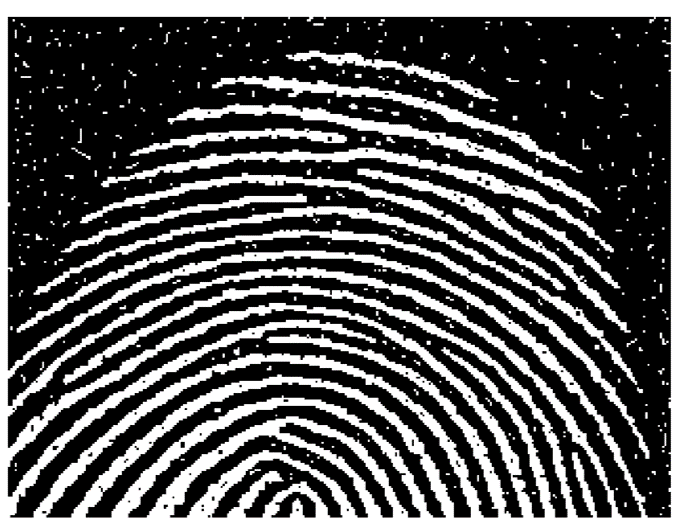
%> input picture Digital Image Processing/fingerprint.png, 679 x 528 px
$ octave DIP_Experiment_5a.m   (GNU Octave 9; MATLAB toolbox functions it lacks are replaced by stand-ins)
%> lines starting %> are read from the running program, lines starting %| are printed output that depends on the picture; in (x1, y1, x2, y2) boxes, pixels count from 0 and x2, y2 are one past the last pixel; in counts of white or black regions, pixels touching at a corner belong together; the program's own positions count from 1
clc;
close all;
clear all;

originalimage = imread('fingerprint.png');
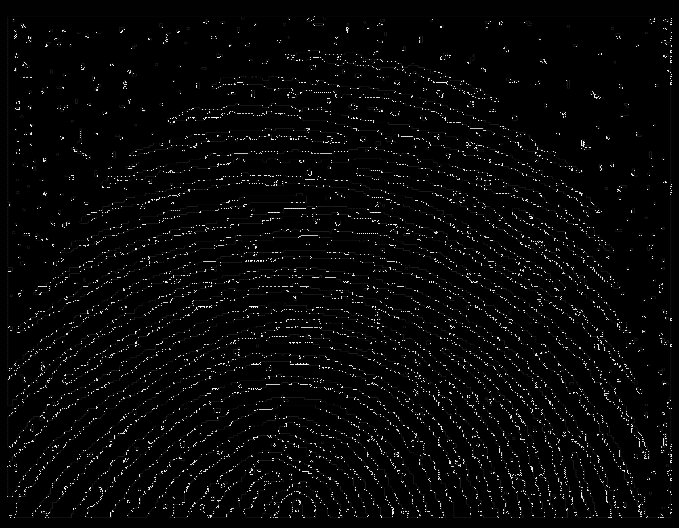
%> originalimage: size 528x679 uint8; min 0, max 254, mean 7.6
img = rgb2gray(originalimage);
I = imresize(img,[512,512]);
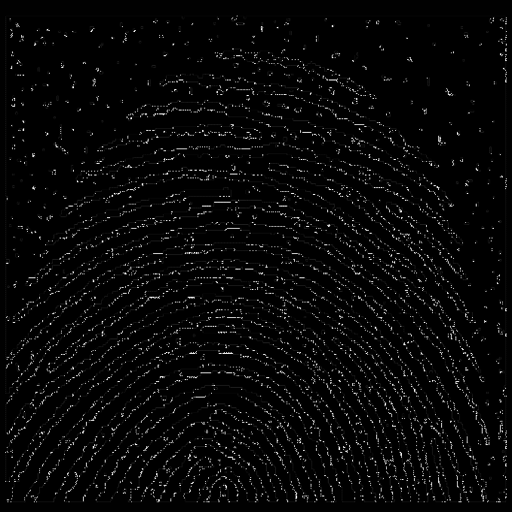
%> I: size 512x512 uint8; min 0, max 255, mean 8

subplot(2, 3, 1),
imshow(I*255);
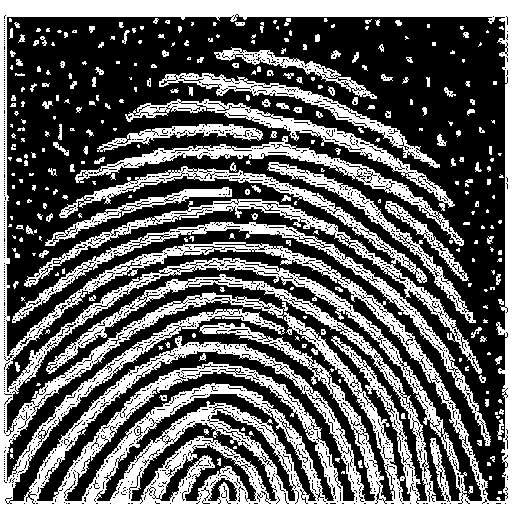
%> displayed picture: size 512x512, on the screen's scale of 0 to 255; 38.6% white; 311 white regions (169 under 20 px), largest, box (x1, y1, x2, y2) and area: (0, 0, 512, 512) 66261, (24, 166, 482, 374) 7187, (12, 222, 491, 446) 4472
title('Original image');

%Structuring Elements
se = strel('rectangle',[3,3]);

% Dilated Image
dilate = imdilate(I, se);
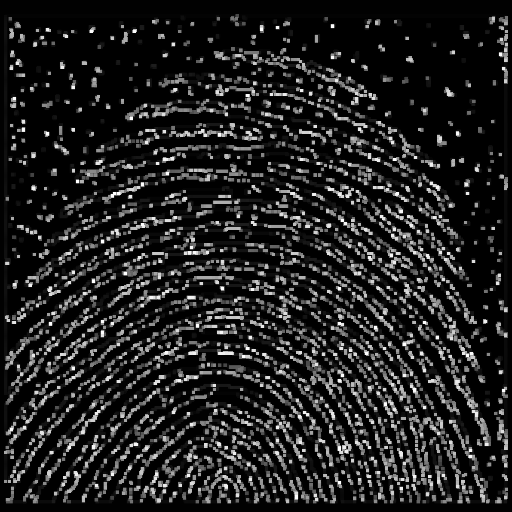
%> dilate: size 512x512 uint8; min 0, max 255, mean 33.2
subplot(2, 3, 2),
imshow(dilate*255);
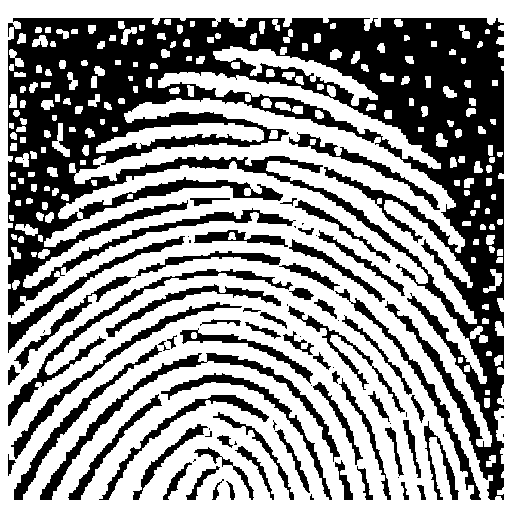
%> displayed picture: size 512x512, on the screen's scale of 0 to 255; 58.3% white; 83 black regions (25 under 20 px), largest, box (x1, y1, x2, y2) and area: (8, 18, 504, 500) 74777, (40, 353, 340, 500) 3052, (8, 269, 293, 426) 2523
title('Dilated image');

% Eroded image
erode = imerode(I, se);
subplot(2, 3, 3),
imshow(erode*255);
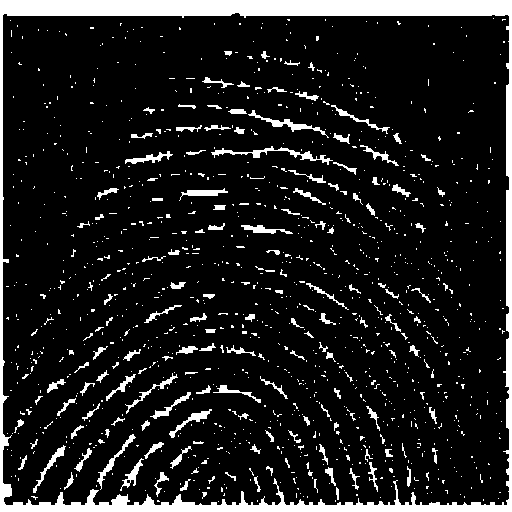
%> displayed picture: size 512x512, on the screen's scale of 0 to 255; 11.9% white; 1191 white regions (1044 under 20 px), largest, box (x1, y1, x2, y2) and area: (0, 0, 512, 512) 17301, (211, 146, 333, 165) 467, (248, 110, 329, 138) 354
title('Eroded image');
